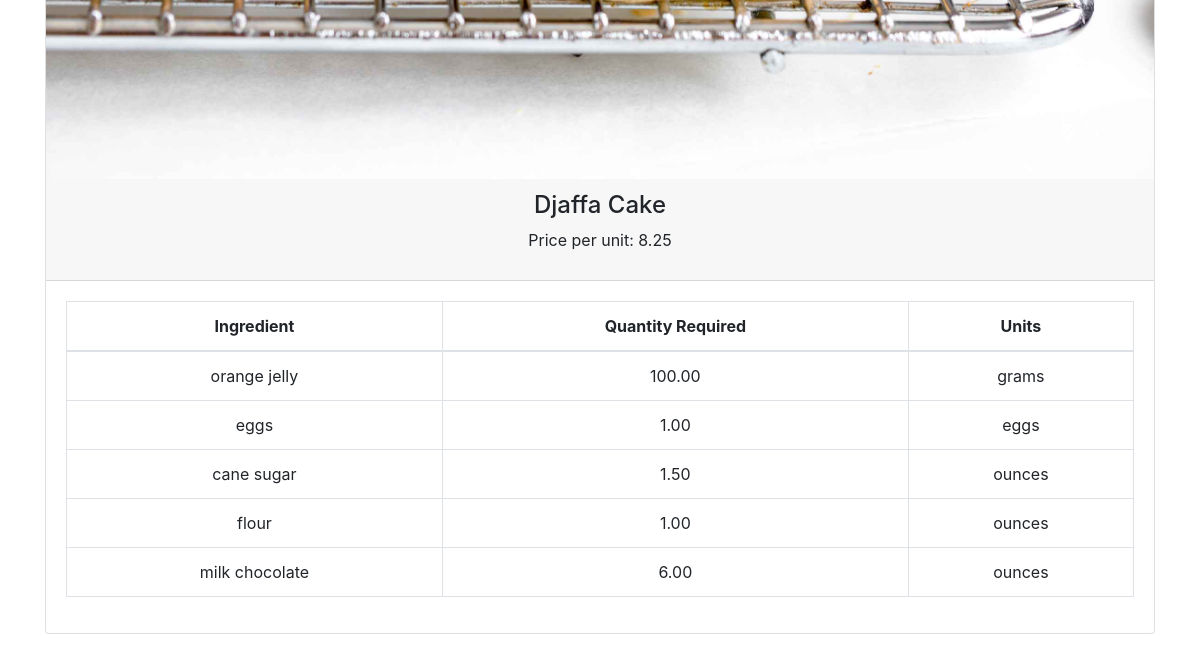
Before: /recipes/ (lower part) with the older database file.
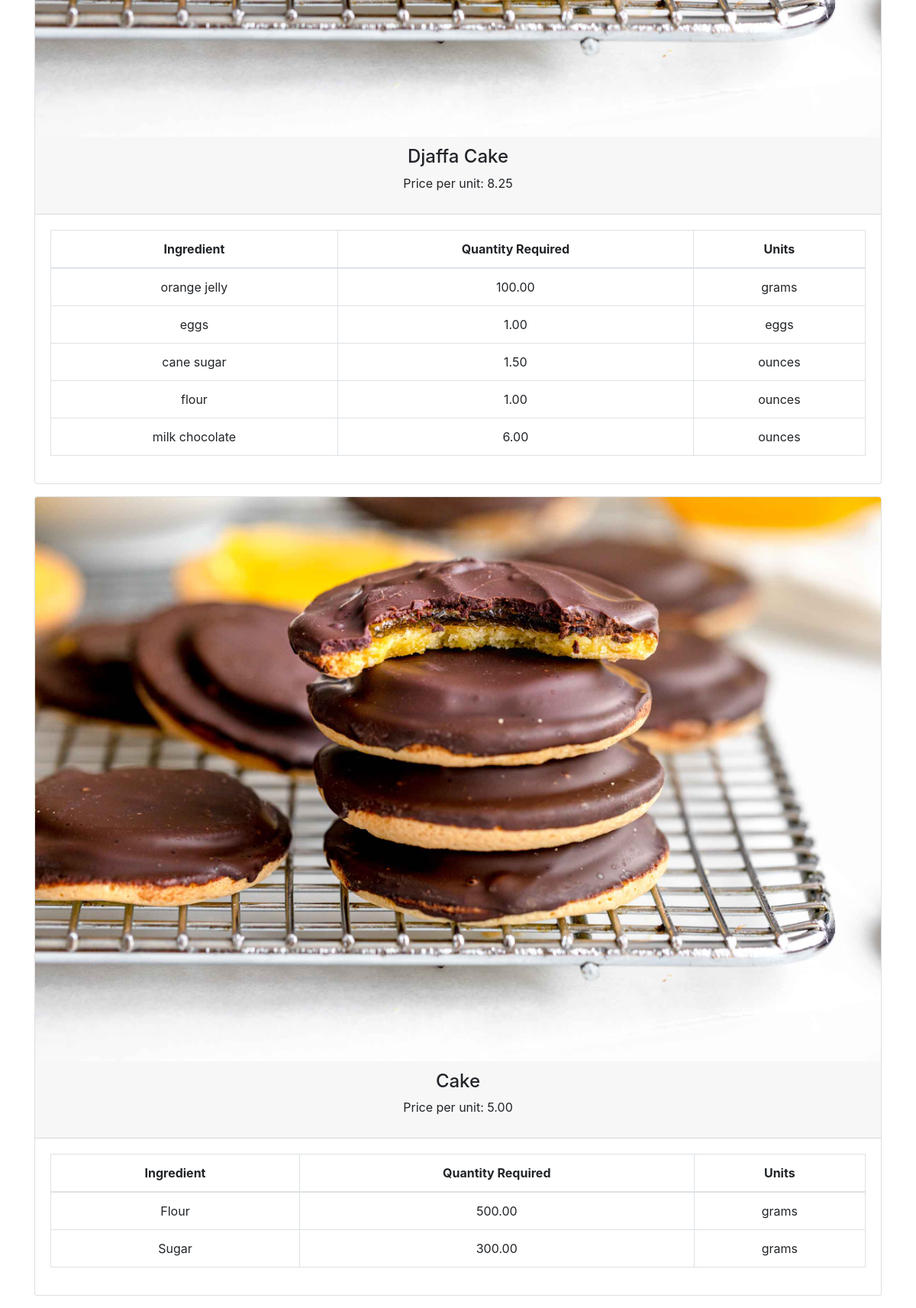
After: the same page with the newer database file.
### inventory/models.py (models this page shows, shortened)
class MenuItem(models.Model):
    name = models.CharField(max_length=200)
    pricePerUnit = models.DecimalField(max_digits=10, decimal_places=2)
    def __str__(self):
        return self.name

class RecipeReq(models.Model):
    menu_item = models.ForeignKey(MenuItem, on_delete=models.CASCADE, related_name='recipe_requirements')
    ingredient = models.ForeignKey(Ingredient, on_delete=models.CASCADE)
    qty_req = models.DecimalField(max_digits=10, decimal_places=2)
    class Meta:
        unique_together = ('menu_item', 'ingredient')
    def __str__(self):
        return f'{self.menu_item} requires {self.qty_req} of {self.ingredient}'

class Ingredient(models.Model):
    name = models.CharField(max_length=200)
    qty = models.PositiveIntegerField()
    units = models.CharField(max_length=200, default="unit")
    price = models.DecimalField(max_digits=10, decimal_places=2)
    def __str__(self):
        return self.name

### inventory/views.py (the view)
# urls.py: path('recipes/', views.recipes_view, name='recipes_view'),
def recipes_view(request):
    recipes = RecipeReq.objects.select_related('menu_item', 'ingredient').all()
    group_recipes = {}
    for menu_item, items in groupby(recipes, key=attrgetter('menu_item')):
        group_recipes[menu_item] = list(items)
    print(group_recipes)
    return render(request, 'recipes.html', {'group_recipes': group_recipes})

### inventory/templates/recipes.html (shortened to what this page needs)
{% extends 'base.html' %}
{% load static %}
{% block content %}
<div class="container">
<div class="row">
<div class="container mt-3">
    {% for menu_item, recipes in group_recipes.items %}
      <div class="card mb-3 text-center">
        <img class="card-img-top" src="{% static 'images/djaffa-cake.jpg' %}" alt="Django Djaffa Cake">
        <div class="card-header">
          <h4>{{ menu_item.name }}</h4>
          <p>Price per unit: {{ menu_item.pricePerUnit }}</p>
        </div>
        <div class="card-body">
          <table class="table table-bordered">
            <thead>
              <tr>
                <th>Ingredient</th>
                <th>Quantity Required</th>
                <th>Units</th>
              </tr>
            </thead>
            <tbody>
              {% for recipe in recipes %}
                <tr>
                  <td>{{ recipe.ingredient.name }}</td>
                  <td>{{ recipe.qty_req }}</td>
                  <td>{{ recipe.ingredient.units }}</td>
                </tr>
              {% endfor %}
            </tbody>
          </table>
        </div>
      </div>
    {% empty %}
      <p>No recipes available.</p>
    {% endfor %}
</div>
</div>
</div>
{% endblock %}

### inventory/templates/base.html (shortened to what this page needs)
{% load static %}
<!DOCTYPE html>
<html lang="en">
    <head>
        <link rel="stylesheet" href="{% static 'styles.css' %}">
        <link rel="stylesheet" href="https://cdn.jsdelivr.net/npm/bootstrap@4.4.1/dist/css/bootstrap.min.css">
    </head>
    <body>
        <div class="content">
            {% block content %}
            {% endblock %}
        </div>
    </body>
</html>

Changed rows visible on the page:
added MenuItem: name "Cake", pricePerUnit "5.00"
added RecipeReq: ingredient.name "Flour", qty_req "500.00", ingredient.units "grams", shown under "Cake"
added RecipeReq: ingredient.name "Sugar", qty_req "300.00", ingredient.units "grams", shown under "Cake"
